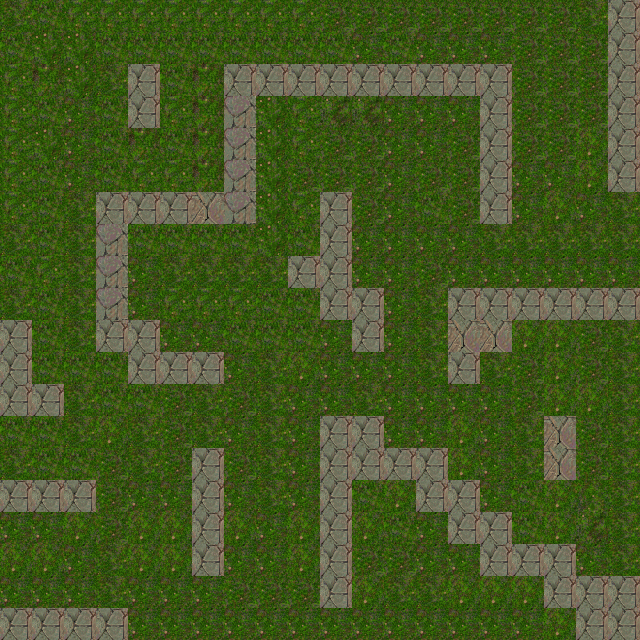

This is a level from a 2D game, rendered from its Tiled map with the project's own tilesets. A one-line summary and the map file follow, with tile-layer data summarised:
An orthogonal 20x20 tile map with 32x32 px tiles, 1 tile layer (Layer 0), 2 tilesets.

<map version="1.0" orientation="orthogonal" renderorder="right-down" width="20" height="20" tilewidth="32" tileheight="32" nextobjectid="1">
 <tileset firstgid="1" name="grass" tilewidth="32" tileheight="32" tilecount="16" columns="4">
  <properties>
   <property name="blocked" type="bool" value="false" />
  </properties>
  <image source="grass.png" width="128" height="128" />
  <tile id="0">
   <properties>
    <property name="blocked" type="bool" value="false" />
   </properties>
  </tile>
  <tile id="1">
   <properties>
    <property name="blocked" type="bool" value="false" />
   </properties>
  </tile>
  <tile id="2">
   <properties>
    <property name="blocked" type="bool" value="false" />
   </properties>
  </tile>
  <tile id="3">
   <properties>
    <property name="blocked" type="bool" value="false" />
   </properties>
  </tile>
  <tile id="4">
   <properties>
    <property name="blocked" type="bool" value="false" />
   </properties>
  </tile>
  <tile id="5">
   <properties>
    <property name="blocked" type="bool" value="false" />
   </properties>
  </tile>
  <tile id="6">
   <properties>
    <property name="blocked" type="bool" value="false" />
   </properties>
  </tile>
  <tile id="7">
   <properties>
    <property name="blocked" type="bool" value="false" />
   </properties>
  </tile>
  <tile id="8">
   <properties>
    <property name="blocked" type="bool" value="false" />
   </properties>
  </tile>
  <tile id="9">
   <properties>
    <property name="blocked" type="bool" value="false" />
   </properties>
  </tile>
  <tile id="10">
   <properties>
    <property name="blocked" type="bool" value="false" />
   </properties>
  </tile>
  <tile id="11">
   <properties>
    <property name="blocked" type="bool" value="false" />
   </properties>
  </tile>
  <tile id="12">
   <properties>
    <property name="blocked" type="bool" value="false" />
   </properties>
  </tile>
  <tile id="13">
   <properties>
    <property name="blocked" type="bool" value="false" />
   </properties>
  </tile>
  <tile id="15">
   <properties>
    <property name="blocked" type="bool" value="false" />
   </properties>
  </tile>
 </tileset>
 <tileset firstgid="17" name="rocks" tilewidth="32" tileheight="32" tilecount="16" columns="4">
  <properties>
   <property name="blocked" type="bool" value="true" />
  </properties>
  <image source="rocks.png" width="128" height="128" />
  <tile id="0">
   <properties>
    <property name="blocked" value="true" />
   </properties>
  </tile>
  <tile id="1">
   <properties>
    <property name="blocked" value="true" />
   </properties>
  </tile>
  <tile id="2">
   <properties>
    <property name="blocked" value="true" />
   </properties>
  </tile>
  <tile id="3">
   <properties>
    <property name="blocked" value="true" />
   </properties>
  </tile>
  <tile id="4">
   <properties>
    <property name="blocked" value="true" />
   </properties>
  </tile>
  <tile id="5">
   <properties>
    <property name="blocked" value="true" />
   </properties>
  </tile>
  <tile id="6">
   <properties>
    <property name="blocked" value="true" />
   </properties>
  </tile>
  <tile id="7">
   <properties>
    <property name="blocked" value="true" />
   </properties>
  </tile>
  <tile id="8">
   <properties>
    <property name="blocked" value="true" />
   </properties>
  </tile>
  <tile id="9">
   <properties>
    <property name="blocked" value="true" />
   </properties>
  </tile>
  <tile id="10">
   <properties>
    <property name="blocked" value="true" />
   </properties>
  </tile>
  <tile id="11">
   <properties>
    <property name="blocked" value="true" />
   </properties>
  </tile>
  <tile id="12">
   <properties>
    <property name="blocked" value="true" />
   </properties>
  </tile>
  <tile id="13">
   <properties>
    <property name="blocked" value="true" />
   </properties>
  </tile>
  <tile id="14">
   <properties>
    <property name="blocked" value="true" />
   </properties>
  </tile>
  <tile id="15">
   <properties>
    <property name="blocked" value="true" />
   </properties>
  </tile>
 </tileset>
 <layer name="Layer 0" width="20" height="20">
  <data>[400 cells, 400 non-empty, 13 distinct tile ids]</data>
 </layer>
</map>
